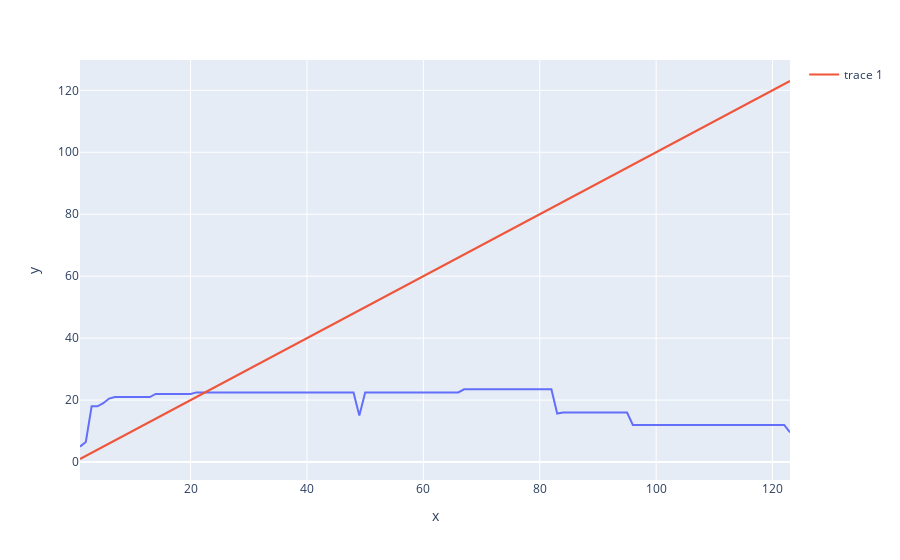

Source (notebook cell):
### Code cell
fig = px.line(x=np.arange(1,124), y=itr_ro[0,:,4]/itr_gd[:,4])
fig.add_trace(go.Scatter(x=np.arange(1,124),y=np.arange(1,124)))
fig.show()

### Figure 1 — Plotly figure (JSON) as saved in the notebook; plotly's stock layout.template omitted (floating-point values rounded to 4 significant figures)
{"data": [{"hovertemplate": "x=%{x}<br>y=%{y}<extra></extra>", "legendgroup": "", "line": {"color": "#636efa", "dash": "solid"}, "marker": {"symbol": "circle"}, "mode": "lines", "name": "", "orientation": "v", "showlegend": false, "type": "scatter", "x": [1, 2, 3, 4, 5, 6, 7, 8, 9, 10, 11, 12, 13, 14, 15, 16, 17, 18, 19, 20, 21, 22, 23, 24, 25, 26, 27, 28, 29, 30, 31, 32, 33, 34, 35, 36, 37, 38, 39, 40, 41, 42, 43, 44, 45, 46, 47, 48, 49, 50, 51, 52, 53, 54, 55, 56, 57, 58, 59, 60, 61, 62, 63, 64, 65, 66, 67, 68, 69, 70, 71, 72, 73, 74, 75, 76, 77, 78, 79, 80, 81, 82, 83, 84, 85, 86, 87, 88, 89, 90, 91, 92, 93, 94, 95, 96, 97, 98, 99, 100, 101, 102, 103, 104, 105, 106, 107, 108, 109, 110, 111, 112, 113, 114, 115, 116, 117, 118, 119, 120, 121, 122, 123], "xaxis": "x", "y": [5, 6.5, 18, 18, 19, 20.5, 21, 21, 21, 21, 21, 21, 21, 22, 22, 22, 22, 22, 22, 22, 22.5, 22.5, 22.5, 22.5, 22.5, 22.5, 22.5, 22.5, 22.5, 22.5, 22.5, 22.5, 22.5, 22.5, 22.5, 22.5, 22.5, 22.5, 22.5, 22.5, 22.5, 22.5, 22.5, 22.5, 22.5, 22.5, 22.5, 22.5, 15, 22.5, 22.5, 22.5, 22.5, 22.5, 22.5, 22.5, 22.5, 22.5, 22.5, 22.5, 22.5, 22.5, 22.5, 22.5, 22.5, 22.5, 23.5, 23.5, 23.5, 23.5, 23.5, 23.5, 23.5, 23.5, 23.5, 23.5, 23.5, 23.5, 23.5, 23.5, 23.5, 23.5, 15.67, 16, 16, 16, 16, 16, 16, 16, 16, 16, 16, 16, 16, 12, 12, 12, 12, 12, 12, 12, 12, 12, 12, 12, 12, 12, 12, 12, 12, 12, 12, 12, 12, 12, 12, 12, 12, 12, 12, 12, 9.6], "yaxis": "y"}, {"type": "scatter", "x": [1, 2, 3, 4, 5, 6, 7, 8, 9, 10, 11, 12, 13, 14, 15, 16, 17, 18, 19, 20, 21, 22, 23, 24, 25, 26, 27, 28, 29, 30, 31, 32, 33, 34, 35, 36, 37, 38, 39, 40, 41, 42, 43, 44, 45, 46, 47, 48, 49, 50, 51, 52, 53, 54, 55, 56, 57, 58, 59, 60, 61, 62, 63, 64, 65, 66, 67, 68, 69, 70, 71, 72, 73, 74, 75, 76, 77, 78, 79, 80, 81, 82, 83, 84, 85, 86, 87, 88, 89, 90, 91, 92, 93, 94, 95, 96, 97, 98, 99, 100, 101, 102, 103, 104, 105, 106, 107, 108, 109, 110, 111, 112, 113, 114, 115, 116, 117, 118, 119, 120, 121, 122, 123], "y": [1, 2, 3, 4, 5, 6, 7, 8, 9, 10, 11, 12, 13, 14, 15, 16, 17, 18, 19, 20, 21, 22, 23, 24, 25, 26, 27, 28, 29, 30, 31, 32, 33, 34, 35, 36, 37, 38, 39, 40, 41, 42, 43, 44, 45, 46, 47, 48, 49, 50, 51, 52, 53, 54, 55, 56, 57, 58, 59, 60, 61, 62, 63, 64, 65, 66, 67, 68, 69, 70, 71, 72, 73, 74, 75, 76, 77, 78, 79, 80, 81, 82, 83, 84, 85, 86, 87, 88, 89, 90, 91, 92, 93, 94, 95, 96, 97, 98, 99, 100, 101, 102, 103, 104, 105, 106, 107, 108, 109, 110, 111, 112, 113, 114, 115, 116, 117, 118, 119, 120, 121, 122, 123]}], "layout": {"legend": {"tracegroupgap": 0}, "margin": {"t": 60}, "xaxis": {"anchor": "y", "domain": [0, 1], "title": {"text": "x"}}, "yaxis": {"anchor": "x", "domain": [0, 1], "title": {"text": "y"}}}}
